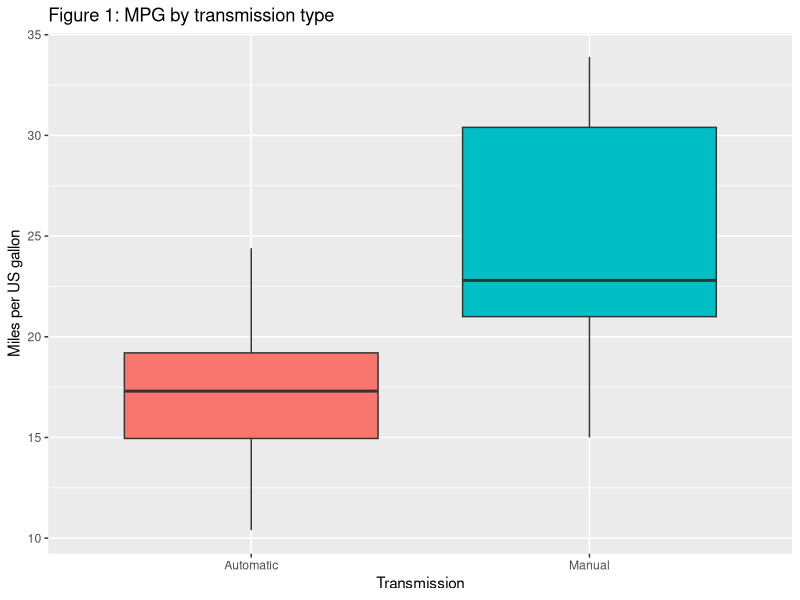
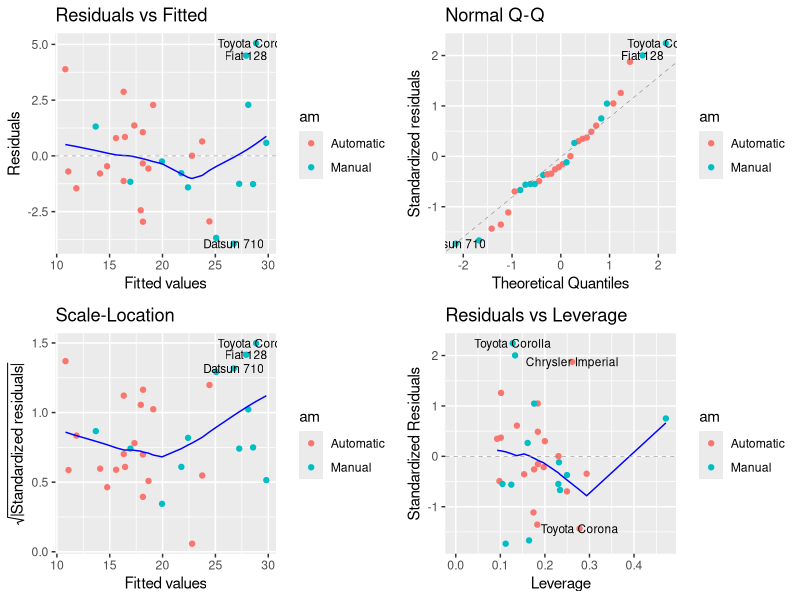

The R script that drew these images, in order:
## ---- chunk 1
data(mtcars)
mtcars_original <- mtcars # saving for later use
## ---- chunk 2
dim(mtcars)
## ---- chunk 3
names(mtcars)
## ---- chunk 4
mtcars$cyl <- factor(mtcars$cyl)
mtcars$vs <- factor(mtcars$vs)
mtcars$gear <- factor(mtcars$gear)
mtcars$carb <- factor(mtcars$carb)
## ---- chunk 5
mtcars$am <- factor(mtcars$am, labels = c("Automatic", "Manual"))
## ---- chunk 6
# we use the original mtcars with non transformed variables
sort(cor(mtcars_original)[1,])
## ---- chunk 7
fit1 <- lm(mpg ~ am, data = mtcars)
summary(fit1)$coef
summary(fit1)$r.squared
## ---- chunk 8
fit2 <- step(lm(mpg ~ ., data = mtcars), trace=0, steps=1000, direction="both")
summary(fit2)$coef
summary(fit2)$r.squared
## ---- chunk 9
anova(fit1, fit2)
## ---- chunk 10
infl <- dfbetas(fit2)
tail(sort(infl[, "amManual"]), 3)
levrg <- hatvalues(fit2)
tail(sort(levrg), 3)
## ---- chunk 11
library(ggplot2)
## ---- chunk 12
ggplot(mtcars, aes(x=am, y=mpg, fill=am)) +
  geom_boxplot() +
  ylab("Miles per US gallon") +
  xlab("Transmission") +
  ggtitle("Figure 1: MPG by transmission type") +
  guides(fill=FALSE)
## ---- chunk 13
library(ggfortify)
## ---- chunk 14
autoplot(fit2, data = mtcars, 
         colour = 'am', label.size = 3)
